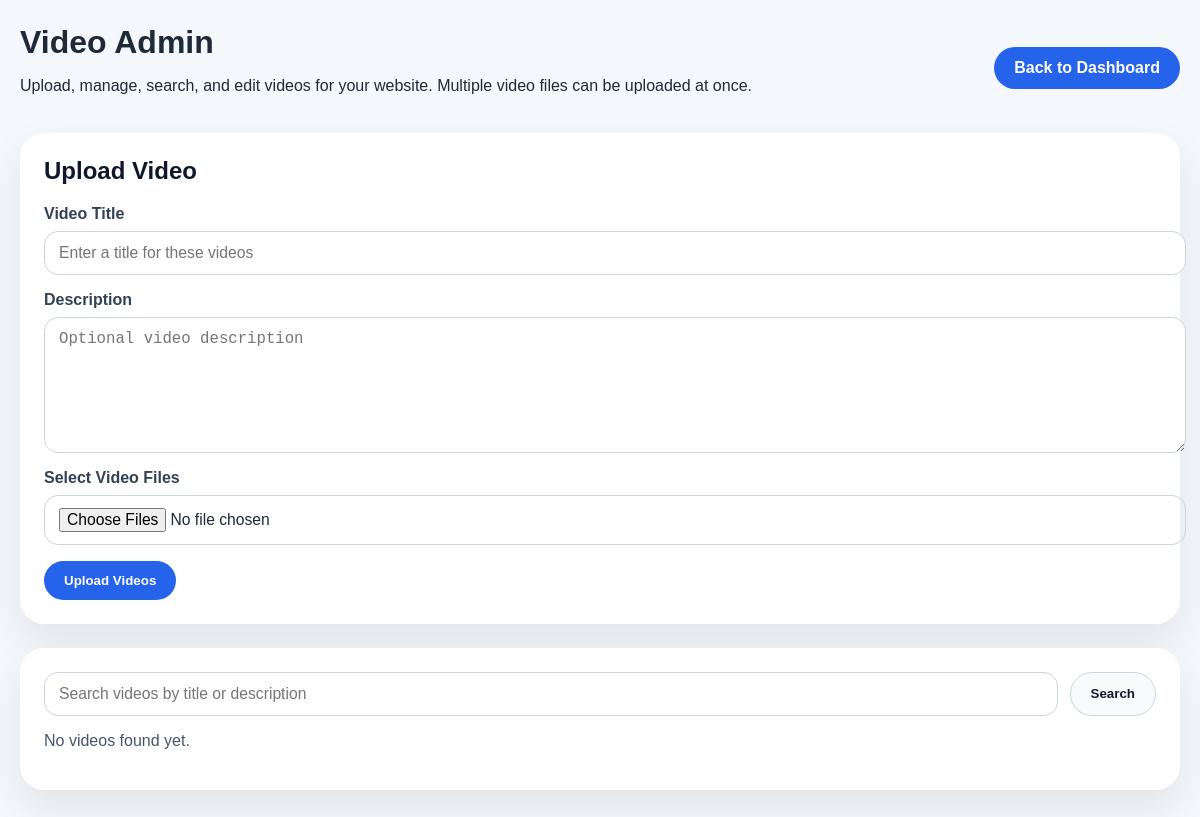
The page /vedio_admin.php (signed in) on the database as committed earlier.
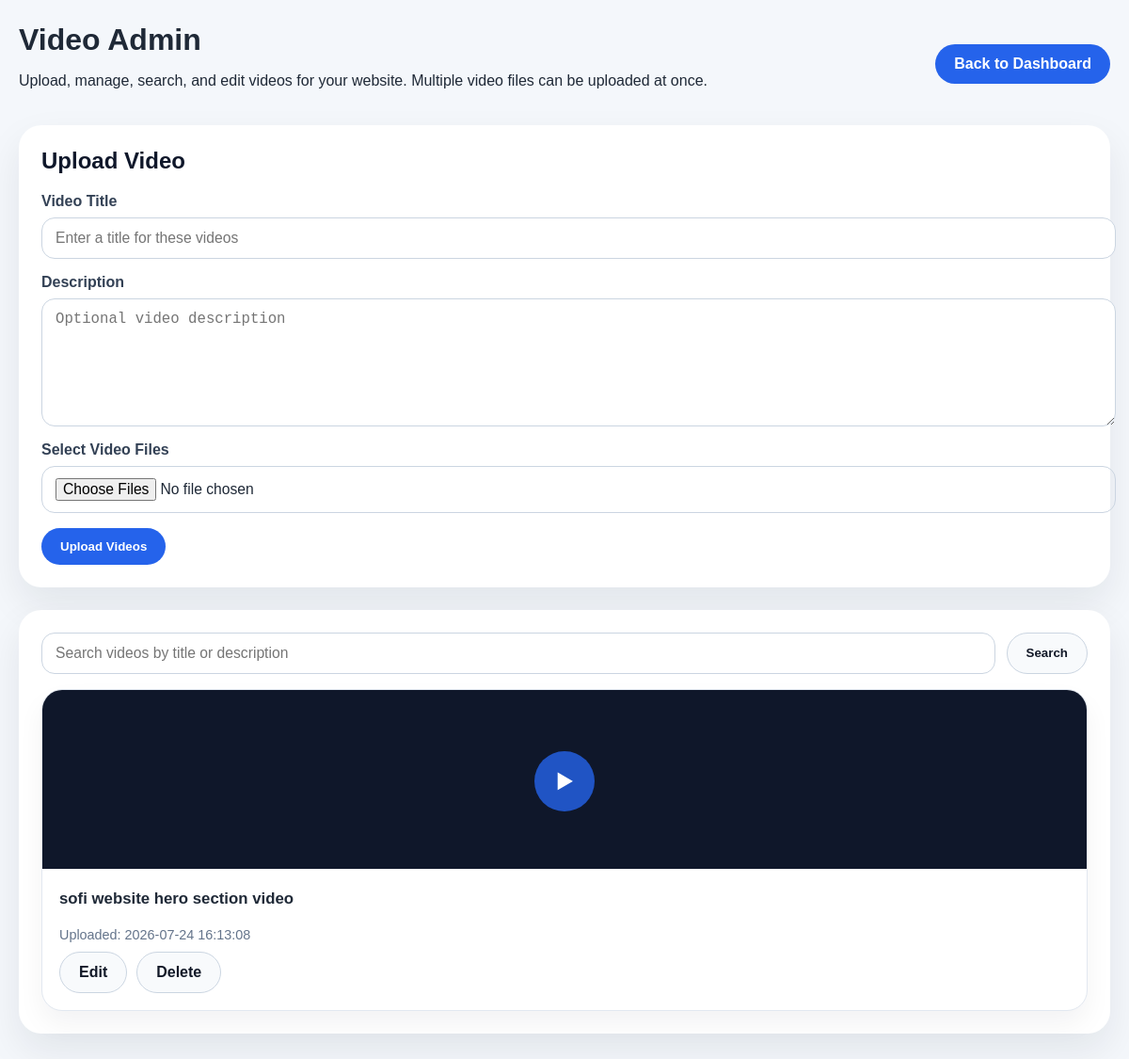
The same page on the database as committed later.
### tables this page shows
CREATE TABLE `uploaded_videos` (
  `id` int(11) NOT NULL AUTO_INCREMENT,
  `title` varchar(255) DEFAULT NULL,
  `description` text DEFAULT NULL,
  `file_path` varchar(255) NOT NULL,
  `uploaded_by` varchar(255) DEFAULT NULL,
  `created_at` datetime DEFAULT current_timestamp(),
  `updated_at` datetime DEFAULT current_timestamp() ON UPDATE current_timestamp(),
  PRIMARY KEY (`id`),
  KEY `idx_uploaded_videos_created_at` (`created_at`),
  KEY `idx_uploaded_videos_title` (`title`)
);

### db.php (called while the page is built, shortened)
<?php
function publicMediaUrl($value): string
{
    $path = trim((string)($value ?? ''));
    $normalized = str_replace('\\', '/', $path);
    if (preg_match('~^(uploads/|course_media/|uploads$|course_media$)~i', $normalized) === 1) {
        return buildAppUrl($normalized);
    }
    return $path;
}
function buildAppUrl(string $path = ''): string
{
    $scheme = (!empty($_SERVER['HTTPS']) && $_SERVER['HTTPS'] !== 'off') ? 'https' : 'http';
    $host = $_SERVER['HTTP_HOST'] ?? 'localhost';
    $basePath = '';
    if (!empty($_SERVER['SCRIPT_NAME'])) {
        $scriptDir = rtrim(dirname($_SERVER['SCRIPT_NAME']), '/');
    }
    $relativePath = ltrim($path, '/');
    if ($relativePath === '') {
        return $scheme . '://' . $host . $basePath . '/';
    }
    return $scheme . '://' . $host . $basePath . '/' . $relativePath;
}

### vedio_admin.php (the view, shortened to what this page needs)
<?php
require_once __DIR__ . '/db.php';
$search = trim($_GET['search'] ?? '');
try {
    $pdo->exec('CREATE TABLE IF NOT EXISTS uploaded_videos (
        id INT AUTO_INCREMENT PRIMARY KEY,
        title VARCHAR(255) DEFAULT NULL,
        description TEXT DEFAULT NULL,
        file_path VARCHAR(255) NOT NULL,
        uploaded_by VARCHAR(255) DEFAULT NULL,
        created_at DATETIME DEFAULT CURRENT_TIMESTAMP,
        updated_at DATETIME DEFAULT CURRENT_TIMESTAMP ON UPDATE CURRENT_TIMESTAMP,
        INDEX idx_uploaded_videos_created_at (created_at),
        INDEX idx_uploaded_videos_title (title)
    ) ENGINE=InnoDB DEFAULT CHARSET=utf8mb4 COLLATE=utf8mb4_unicode_ci');
} catch (Throwable $e) {
    $error = 'Unable to prepare the video table.';
}
$query = 'SELECT * FROM uploaded_videos';
$params = [];
$query .= ' ORDER BY created_at DESC';
$stmt = $pdo->prepare($query);
$stmt->execute($params);
$videos = $stmt->fetchAll();
function safe($value): string {
    return htmlspecialchars((string)($value ?? ''), ENT_QUOTES, 'UTF-8');
}
?>
<!DOCTYPE html>
<html lang="am">
<head>
</head>
<body>
<div class="page">
    <div class="header">
        <div>
            <h1>Video Admin</h1>
            <p>Upload, manage, search, and edit videos for your website. Multiple video files can be uploaded at once.</p>
        </div>
        <a class="btn" href="admin_dashboard.php">Back to Dashboard</a>
    </div>
    <section class="panel">
        <h2>Upload Video</h2>
        <form action="save_vedio.php" method="post" enctype="multipart/form-data">
            <div class="field">
                <label for="title">Video Title</label>
                <input type="text" id="title" name="title" placeholder="Enter a title for these videos">
            </div>
            <div class="field">
                <label for="description">Description</label>
                <textarea id="description" name="description" placeholder="Optional video description"></textarea>
            </div>
            <div class="field">
                <label for="video_files">Select Video Files</label>
                <input type="file" id="video_files" name="video_files[]" accept="video/*" multiple required>
            </div>
            <button class="btn" type="submit">Upload Videos</button>
        </form>
    </section>
    <section class="panel">
        <div class="search-bar">
            <form method="get" action="vedio_admin.php" style="display:flex; width:100%; gap:12px; flex:1;">
                <input type="text" name="search" placeholder="Search videos by title or description" value="<?php echo safe($search); ?>">
                <button class="btn secondary" type="submit">Search</button>
            </form>
        </div>
        <?php if (empty($videos)): ?>
            <p style="color:#475569;">No videos found yet.</p>
        <?php else: ?>
            <div class="grid">
                <?php foreach ($videos as $video): ?>
                    <div class="card">
                        <div class="play-overlay" data-video="<?php echo safe(publicMediaUrl($video['file_path'])); ?>" data-title="<?php echo safe($video['title']); ?>">
                            <video muted preload="metadata" src="<?php echo safe(publicMediaUrl($video['file_path'])); ?>"></video>
                        </div>
                        <div class="card-body">
                            <h3><?php echo safe($video['title'] ?: 'Untitled Video'); ?></h3>
                            <div class="meta">Uploaded: <?php echo safe($video['created_at']); ?></div>
                            <div class="actions">
                                <a class="btn secondary" href="edit_vedio.php?id=<?php echo (int)$video['id']; ?>">Edit</a>
                                <a class="btn secondary" href="delete_vedio.php?id=<?php echo (int)$video['id']; ?>" onclick="return confirm('Delete this video?');">Delete</a>
                            </div>
                        </div>
                    </div>
                <?php endforeach; ?>
            </div>
        <?php endif; ?>
    </section>
</div>
</body>
</html>

Rows that differ between the two databases and show on the page:
added uploaded_videos: title "sofi website hero section video", created_at "2026-07-24 16:13:08"
Other text that changed with them:
text no longer shown: "No videos found yet."
